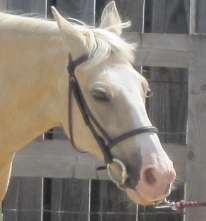
#> input picture Images/Chapter3/Input/Horse.png, 206 x 221 px, found by its file name
$ python BasicPointOperators.py
#> lines starting #> are read from the running program, lines starting #| are printed output that depends on the picture
### PythonWorkSpace5Edition/Modules/ImageUtilities.py
'''
Feature Extraction and Image Processing
Mark S. Nixon & Alberto S. Aguado
http://www.southampton.ac.uk/~msn/book/
ImageUtilities: Helper module to support image read, create, show and write
                Uses PIL and numpy to work with arrays containing image data
'''

# Image load by using PIL
from PIL import Image

# Array to store image data
from numpy import array, zeros, amax, amin, clip

# Show an image
from matplotlib.pyplot import imshow
import matplotlib.pyplot as plt

# Read an image returning an array with 3 color components
# [18 lines left out: functions imageReadRGB, imageReadRGBF, not called in this run]

# Read an image returning an array with 1 component
def imageReadL(fileName):
    inputImage = Image.open(fileName)
#> inputImage is the input picture: PIL image 206x221 RGB; mean R, G, B 134.5, 126.5, 116.8
    width, height = inputImage.size
#> width = 206; height = 221

    inputArray = array(inputImage)
    outputArray = zeros((height, width), dtype='uint8')

    if inputImage.mode == 'L':

        # Combine pixel values, for each row and column
        for y in range(0, height):
            for x in range(0, width):
                outputArray[y,x] = inputArray[y,x]

    else:

        # Combine pixel values, for each row and column
        for y in range(0, height):
            for x in range(0, width):
                rgb = inputArray[y,x]
                outputArray[y,x] = (int(rgb[0]) + int(rgb[1]) + int(rgb[2])) / 3
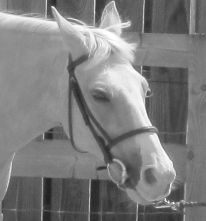
#> outputArray: shape (221, 206); min 30, max 255, mean 125.6

    return outputArray, width, height

# Save a image containing float as a gray level image
# [37 lines left out: functions imageSaveF, imageSaveL, imageSaveRGB, createImageRGB, not called in this run]

# Create a zero array with a color components
def createImageL(width, height):
    outputArray = zeros((height, width), dtype='uint8')

    return outputArray

# Create a zero array two float components
# [92 lines left out: functions createImageUV, createImage2I, createImageF, createImageNF, createImageFromDataF, createScaleImageL and 3 more, not called in this run]

# Create a 1D array of integers
def createVectorI(width):
    outputArray = zeros(width, dtype='int')

    return outputArray

# Show an array containing image data
# [4 lines left out: function showImageRGB, not called in this run]

# Show an array containing image data
def showImageL(image):
    # Create output and show
    outputImage = Image.fromarray(image, 'L')
    outputImage.show()

# Show an array containing image data
# [76 lines left out: functions showImageF, plotImageRGB, plotImageRGBF, plotImageL, plotImageF, not called in this run]

### Modules/ImageOperatorsUtilities.py
'''
Feature Extraction and Image Processing
Mark S. Nixon & Alberto S. Aguado
http://www.southampton.ac.uk/~msn/book/
ImageOperatorsUtilities: Helper module to process an image
'''

# Images
from ImageUtilities import createImageF, createImageL, createVectorI
from ConvolutionUtilities import createGaussianKernel, createSobelKernel, applyKernelF, applyKernelMA

# Array to store image data
from numpy import amax

# Math
from math import log, pi, sin, cos

# Iteration
from timeit import itertools

# Create a log of an array containing float data
# [16 lines left out: function imageLogF, not called in this run]

# Compute the histogram of an image
def computeHistogram(inputImage):
    height = len(inputImage)
    width = len(inputImage[0])

    # Vector of integers values to store the number of times a pixel value is repeated
    outputHistogram = createVectorI(256)

    # Get the number of times a pixel value is found in the image
    for x,y in itertools.product(range(0, width), range(0, height)):
        pixelValue = inputImage[y,x]
        outputHistogram[pixelValue] += 1

    return outputHistogram

# Return byte thresholded image
# [150 lines left out: functions thresholdImage, applyCannyEdgeDetector, not called in this run]

### PythonWorkSpace5Edition/Modules/PlotUtilities.py
'''
Feature Extraction and Image Processing
Mark S. Nixon & Alberto S. Aguado
http://www.southampton.ac.uk/~msn/book/
PlotUtilities: Helper module to show plots of image data
          Uses numpy  and matplotlib to work with arrays and plots
'''

# Math functions
import math

# Array to store data
import numpy as np

# Array to store image data
from numpy import zeros

# Plot functions
import matplotlib.pyplot as plt
import matplotlib.ticker as ticker

# Two alternative ways to import Axes3D.
import importlib
importlib.import_module('mpl_toolkits.mplot3d').Axes3D
#from mpl_toolkits.mplot3d import Axes3D

# Plot a histogram of data
def plotHistogram(data, plotRange = [0, 0], barSepartion = 1, figureSize = (5,3)):

    width = len(data)
    x = np.linspace(0, width-1, width)

    # Create figure
    plt.rcParams["figure.figsize"] = figureSize
    fig = plt.figure()
    axes = fig.gca()
    axes.bar(x, data, barSepartion)

    axes.spines['top'].set_visible(False)
    axes.spines['right'].set_visible(False)

    plt.rcParams.update()

    if plotRange[0] != 0 or plotRange[1] != 0:
        axes.set_ylim([plotRange[0], plotRange[1]])

    plt.show()

# Plot a histogram of data
# [311 lines left out: functions plotCurve, plot2Curves, plotCurves, plotCurveXY, plot3DColorHistogram, plot3DHistogram and 4 more, not called in this run]

### PythonWorkSpace5Edition/ExamplesPython_3.12.8/Chapter3/BasicPointOperators.py

'''
Feature Extraction and Image Processing
Mark S. Nixon & Alberto S. Aguado
http://www.southampton.ac.uk/~msn/book/
Chapter 3
BasicPointOperators: Applies point operations to an image (sawtooth,logarithmic,exponential)
                      and show the histogram of the resulting image
'''

# Set up modules path
# It can also be set in sys variables
import os
import sys
sys.path.append(os.path.join(os.path.dirname(__file__), "../../Modules"))

# Module functions
from ImageUtilities import imageReadL, showImageL, createImageL
from PlotUtilities import plotHistogram
from ImageOperatorsUtilities import computeHistogram

# Math functions and iteration
from math import log, exp
from timeit import itertools

'''
Parameters:
    pathToDir = Input image directory
    imageName = Input image name
    intevalSize = Define the sawtooth fixed interval size
'''
pathToDir = os.path.join(os.path.dirname(__file__), "../../Images/Chapter3/Input/")
imageName = "Horse.png"
intevalSize = 64

# Read image into array
inputImage, width, height  = imageReadL(pathToDir + imageName)
#> width = 206; height = 221

# Show input image
showImageL(inputImage)

# Create 3 images to store the result of 3 operators
outputSawtoothImage = createImageL(width, height)
#> outputSawtoothImage: shape (221, 206); every value is 0
outputLogarithmicImage = createImageL(width, height)
outputExponentialImage = createImageL(width, height)

# Set the pixels in the output image
for x,y in itertools.product(range(0, width), range(0, height)):
    inputValue = int(inputImage[y,x])

    # Set the pixels in the sawtooth image
    pixelInInterval = inputValue % intevalSize
    gain = float(pixelInInterval) / float(intevalSize)
    outputSawtoothImage[y,x] = inputValue * gain

    # Set the pixels in the Logarithmic
    outputLogarithmicImage[y,x] = min(20 * log(inputValue * 100.0),255)

    # Set the pixels in the Exponential image
    outputExponentialImage[y,x] = min(20 * exp(inputValue / 100.0),255)
#> this loop made 45526 passes
#> (inputValue, pixelInInterval, gain) on passes 1 to 3: (144, 16, 0.25), (143, 15, 0.234), (146, 18, 0.281)
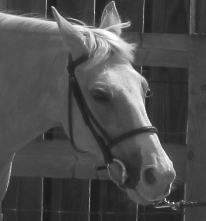
#> outputExponentialImage: shape (221, 206); min 26, max 255, mean 77.3
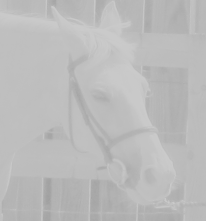
#> outputLogarithmicImage: shape (221, 206); min 160, max 202, mean 187.1
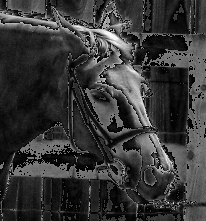
#> outputSawtoothImage: shape (221, 206); min 0, max 251, mean 55.5

# Compute histograms
histogramSawtoothImage = computeHistogram(outputSawtoothImage)
#> in computeHistogram, `width = len(inputImage[0])`: width = 206
#> the loop in computeHistogram, `for x,y in itertools.product(range(0, width), range(0, height)):` made 45526 passes
#> pixelValue on passes 1 to 3: 36, 33, 41
#> after the loop in computeHistogram, `for x,y in itertools.product(range(0, width), range(0, height)):`: outputHistogram = 256 values, max 1343 at index 31, min 0 at index 13, mean 177.8
#> histogramSawtoothImage has the same summary as outputHistogram in computeHistogram
histogramLogarithmicImage = computeHistogram(outputLogarithmicImage)
#> the loop in computeHistogram (call 2), `for x,y in itertools.product(range(0, width), range(0, height)):` made 45526 passes
#> pixelValue on passes 1 to 3: 191, 191, 191
#> histogramLogarithmicImage = 256 values, max 5210 at index 190, min 0 at index 0, mean 177.8
histogramExponentialImage = computeHistogram(outputExponentialImage)
#> histogramExponentialImage = 256 values, max 1817 at index 81, min 0 at index 0, mean 177.8

# Show output images
showImageL(outputSawtoothImage)
showImageL(outputLogarithmicImage)
showImageL(outputExponentialImage)

# Plot histograms
plotHistogram(histogramSawtoothImage)
#> in plotHistogram, `width = len(data)`: width = 256
#> in plotHistogram, `plt.show()`:
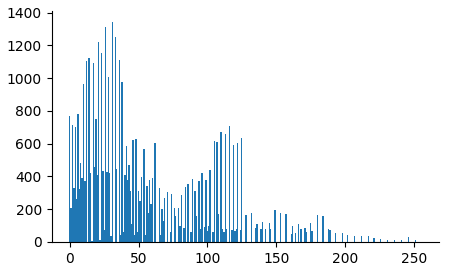
#> figure drawn by matplotlib, 1 panel; tallest bar 1343 high, from x = 30.5 to 31.5
plotHistogram(histogramLogarithmicImage)
#> call 2 of plotHistogram, with data = array of shape (256,), barSepartion = 1, figureSize = (5, 3)
#> in plotHistogram (call 2), `plt.show()`:
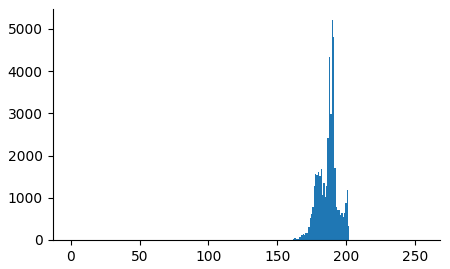
#> figure drawn by matplotlib, 1 panel; tallest bar 5210 high, from x = 189.5 to 190.5
plotHistogram(histogramExponentialImage)
#> call 3 of plotHistogram, with data = array of shape (256,), barSepartion = 1, figureSize = (5, 3)
#> in plotHistogram (call 3), `plt.show()`:
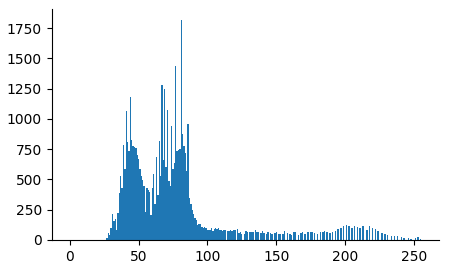
#> figure drawn by matplotlib, 1 panel; tallest bar 1817 high, from x = 80.5 to 81.5

$ run again, with Images/Chapter3/Input/Giraffe.png copied over Images/Chapter3/Input/Horse.png
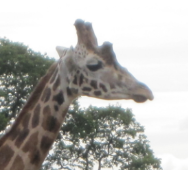
#> input picture Images/Chapter3/Input/Giraffe.png, 188 x 170 px, found by its file name
#> in imageReadL, inputImage is the input picture: PIL image 188x170 RGB; mean R, G, B 179, 177.8, 174.1
#> `inputImage, width, height  = imageReadL(pathToDir + imageName)`: width = 188; height = 170
#> the loop `for x,y in itertools.product(range(0, width), range(0, height)):` made 31960 passes
#> (inputValue, pixelInInterval, gain) on passes 1 to 3: (255, 63, 0.984), (255, 63, 0.984), (255, 63, 0.984)
#> after the loop `for x,y in itertools.product(range(0, width), range(0, height)):`:
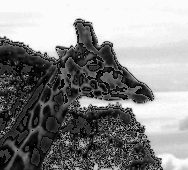
#> outputSawtoothImage: shape (170, 188); min 0, max 251, mean 137.5
#> in computeHistogram, `width = len(inputImage[0])`: width = 188
#> the loop in computeHistogram, `for x,y in itertools.product(range(0, width), range(0, height)):` made 31960 passes
#> pixelValue on passes 1 to 3: 251, 251, 251
#> after the loop in computeHistogram, `for x,y in itertools.product(range(0, width), range(0, height)):`: outputHistogram = 256 values, max 5621 at index 251, min 0 at index 13, mean 124.8
#> histogramSawtoothImage has the same summary as outputHistogram in computeHistogram
#> the loop in computeHistogram (call 2), `for x,y in itertools.product(range(0, width), range(0, height)):` made 31960 passes
#> pixelValue on passes 1 to 3: 202, 202, 202
#> histogramLogarithmicImage = 256 values, max 13955 at index 202, min 0 at index 0, mean 124.8
#> histogramExponentialImage = 256 values, max 5621 at index 255, min 0 at index 0, mean 124.8
#> in plotHistogram, `width = len(data)`: width = 256
#> in plotHistogram (call 3), `plt.show()`:
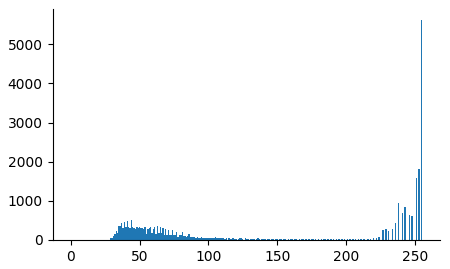
#> figure drawn by matplotlib, 1 panel; tallest bar 5621 high, from x = 254.5 to 255.5
